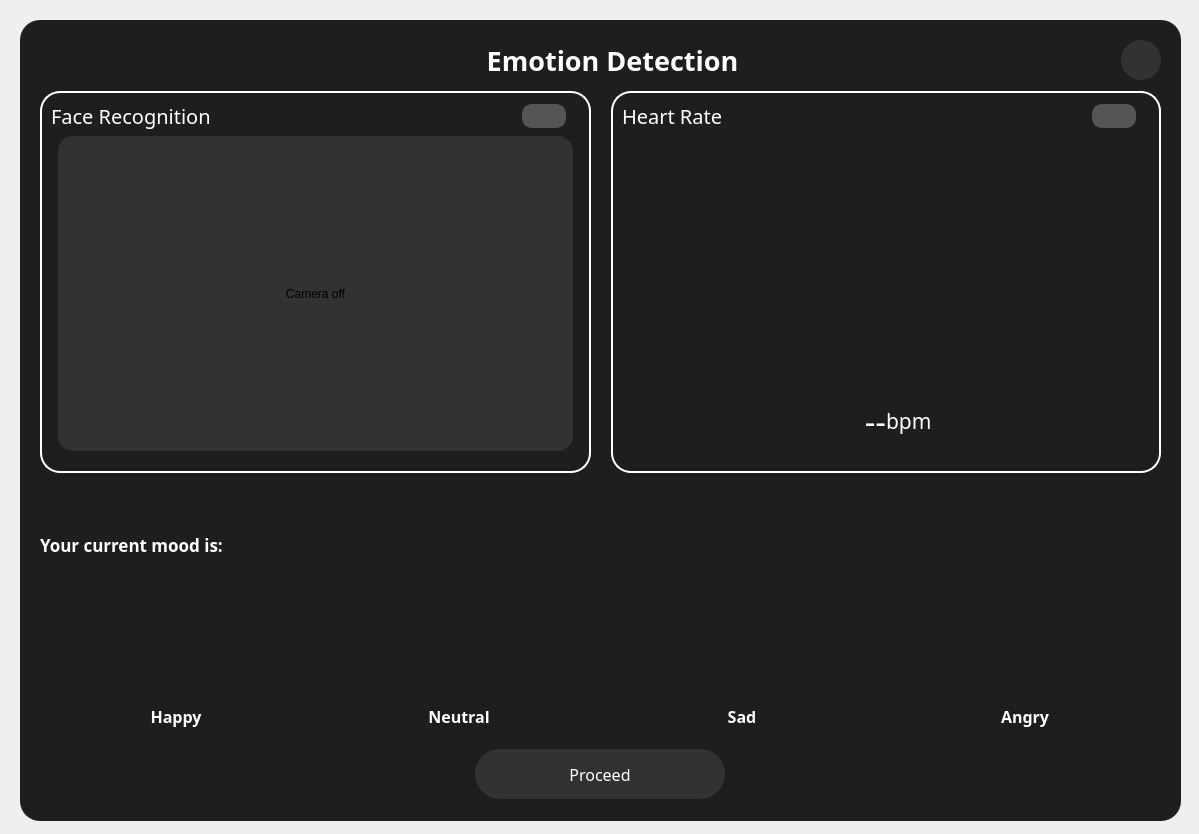
<?xml version="1.0" encoding="UTF-8"?>
<ui version="4.0">
 <class>Form</class>
 <widget class="QWidget" name="Form">
  <property name="geometry">
   <rect>
    <x>0</x>
    <y>0</y>
    <width>1199</width>
    <height>834</height>
   </rect>
  </property>
  <property name="windowTitle">
   <string>Form</string>
  </property>
  <widget class="QFrame" name="frame">
   <property name="geometry">
    <rect>
     <x>20</x>
     <y>20</y>
     <width>1161</width>
     <height>801</height>
    </rect>
   </property>
   <property name="styleSheet">
    <string notr="true">background-color: rgb(30, 30, 30);
border-radius:20px;</string>
   </property>
   <property name="frameShape">
    <enum>QFrame::StyledPanel</enum>
   </property>
   <property name="frameShadow">
    <enum>QFrame::Raised</enum>
   </property>
   <layout class="QVBoxLayout" name="verticalLayout" stretch="1,1,1,1,1">
    <property name="spacing">
     <number>11</number>
    </property>
    <property name="leftMargin">
     <number>20</number>
    </property>
    <property name="topMargin">
     <number>20</number>
    </property>
    <property name="rightMargin">
     <number>20</number>
    </property>
    <property name="bottomMargin">
     <number>22</number>
    </property>
    <item>
     <layout class="QHBoxLayout" name="horizontalLayout_2" stretch="1,1,0,1">
      <item>
       <spacer name="horizontalSpacer">
        <property name="orientation">
         <enum>Qt::Horizontal</enum>
        </property>
        <property name="sizeType">
         <enum>QSizePolicy::Fixed</enum>
        </property>
        <property name="sizeHint" stdset="0">
         <size>
          <width>167</width>
          <height>20</height>
         </size>
        </property>
       </spacer>
      </item>
      <item>
       <widget class="QLabel" name="label">
        <property name="maximumSize">
         <size>
          <width>16777215</width>
          <height>16777215</height>
         </size>
        </property>
        <property name="font">
         <font>
          <family>Plus Jakarta Sans ExtraBold</family>
          <pointsize>20</pointsize>
          <weight>75</weight>
          <bold>true</bold>
         </font>
        </property>
        <property name="styleSheet">
         <string notr="true">color: rgb(255, 255, 255);</string>
        </property>
        <property name="text">
         <string>Emotion Detection</string>
        </property>
        <property name="alignment">
         <set>Qt::AlignCenter</set>
        </property>
       </widget>
      </item>
      <item>
       <spacer name="horizontalSpacer_2">
        <property name="orientation">
         <enum>Qt::Horizontal</enum>
        </property>
        <property name="sizeType">
         <enum>QSizePolicy::Fixed</enum>
        </property>
        <property name="sizeHint" stdset="0">
         <size>
          <width>92</width>
          <height>0</height>
         </size>
        </property>
       </spacer>
      </item>
      <item>
       <widget class="QPushButton" name="pushButton">
        <property name="maximumSize">
         <size>
          <width>40</width>
          <height>40</height>
         </size>
        </property>
        <property name="styleSheet">
         <string notr="true">background-color: rgb(50, 50, 50);
border-radius:20px;</string>
        </property>
        <property name="text">
         <string/>
        </property>
        <property name="icon">
         <iconset resource="../../res.qrc">
          <normaloff>:/images/media/x.svg</normaloff>:/images/media/x.svg</iconset>
        </property>
        <property name="iconSize">
         <size>
          <width>25</width>
          <height>25</height>
         </size>
        </property>
       </widget>
      </item>
     </layout>
    </item>
    <item>
     <layout class="QHBoxLayout" name="horizontalLayout_4" stretch="0,0">
      <property name="spacing">
       <number>20</number>
      </property>
      <property name="bottomMargin">
       <number>0</number>
      </property>
      <item>
       <widget class="QFrame" name="frame_2">
        <property name="styleSheet">
         <string notr="true">#frame_2 {
    border: 2px solid white;
}
</string>
        </property>
        <property name="frameShape">
         <enum>QFrame::StyledPanel</enum>
        </property>
        <property name="frameShadow">
         <enum>QFrame::Raised</enum>
        </property>
        <layout class="QVBoxLayout" name="verticalLayout_3" stretch="1,2">
         <property name="bottomMargin">
          <number>20</number>
         </property>
         <item>
          <layout class="QHBoxLayout" name="horizontalLayout_6" stretch="0,0">
           <property name="rightMargin">
            <number>8</number>
           </property>
           <item>
            <widget class="QLabel" name="label_5">
             <property name="font">
              <font>
               <family>Plus Jakarta Sans ExtraBold</family>
               <pointsize>15</pointsize>
              </font>
             </property>
             <property name="styleSheet">
              <string notr="true">color: rgb(255, 255, 255);</string>
             </property>
             <property name="text">
              <string>Face Recognition</string>
             </property>
            </widget>
           </item>
           <item>
            <widget class="QCheckBox" name="checkBox">
             <property name="minimumSize">
              <size>
               <width>0</width>
               <height>0</height>
              </size>
             </property>
             <property name="maximumSize">
              <size>
               <width>50</width>
               <height>16777215</height>
              </size>
             </property>
             <property name="styleSheet">
              <string notr="true">QCheckBox {
    spacing: 5px;
}

QCheckBox::indicator {
    width: 40px;
    height: 20px;
    border-radius: 10px; /* Makes it round (half of height) */
}

/* The OFF state (Gray) */
QCheckBox::indicator:unchecked {
    background-color: #555555;
    border: 2px solid #555555;
    /* To add a circle knob, you usually need an image here, 
       but we can simulate the &quot;track&quot; look with colors */
}

/* The ON state (Green/Blue) */
QCheckBox::indicator:checked {
    background-color: #00b894; /* Green color */
    border: 2px solid #00b894;
}</string>
             </property>
             <property name="text">
              <string/>
             </property>
            </widget>
           </item>
          </layout>
         </item>
         <item alignment="Qt::AlignHCenter">
          <widget class="QLabel" name="label_6">
           <property name="minimumSize">
            <size>
             <width>515</width>
             <height>315</height>
            </size>
           </property>
           <property name="maximumSize">
            <size>
             <width>16777215</width>
             <height>16777215</height>
            </size>
           </property>
           <property name="styleSheet">
            <string notr="true">background-color: rgb(50, 50, 50);
border-radius:15px;</string>
           </property>
           <property name="text">
            <string>Camera off</string>
           </property>
           <property name="alignment">
            <set>Qt::AlignCenter</set>
           </property>
          </widget>
         </item>
        </layout>
       </widget>
      </item>
      <item>
       <widget class="QFrame" name="frame_3">
        <property name="styleSheet">
         <string notr="true">#frame_3 {
    border: 2px solid white;
}
</string>
        </property>
        <property name="frameShape">
         <enum>QFrame::StyledPanel</enum>
        </property>
        <property name="frameShadow">
         <enum>QFrame::Raised</enum>
        </property>
        <layout class="QVBoxLayout" name="verticalLayout_7" stretch="0,3,1">
         <property name="spacing">
          <number>0</number>
         </property>
         <item>
          <layout class="QHBoxLayout" name="horizontalLayout_7" stretch="0,0">
           <property name="rightMargin">
            <number>8</number>
           </property>
           <item>
            <widget class="QLabel" name="label_13">
             <property name="font">
              <font>
               <family>Plus Jakarta Sans ExtraBold</family>
               <pointsize>15</pointsize>
              </font>
             </property>
             <property name="styleSheet">
              <string notr="true">color: rgb(255, 255, 255);</string>
             </property>
             <property name="text">
              <string>Heart Rate</string>
             </property>
            </widget>
           </item>
           <item>
            <widget class="QCheckBox" name="checkBox_2">
             <property name="minimumSize">
              <size>
               <width>0</width>
               <height>0</height>
              </size>
             </property>
             <property name="maximumSize">
              <size>
               <width>50</width>
               <height>16777215</height>
              </size>
             </property>
             <property name="styleSheet">
              <string notr="true">QCheckBox {
    spacing: 5px;
}

QCheckBox::indicator {
    width: 40px;
    height: 20px;
    border-radius: 10px; /* Makes it round (half of height) */
}

/* The OFF state (Gray) */
QCheckBox::indicator:unchecked {
    background-color: #555555;
    border: 2px solid #555555;
    /* To add a circle knob, you usually need an image here, 
       but we can simulate the &quot;track&quot; look with colors */
}

/* The ON state (Green/Blue) */
QCheckBox::indicator:checked {
    background-color: #00b894; /* Green color */
    border: 2px solid #00b894;
}</string>
             </property>
             <property name="text">
              <string/>
             </property>
            </widget>
           </item>
          </layout>
         </item>
         <item alignment="Qt::AlignHCenter">
          <widget class="QLabel" name="label_14">
           <property name="maximumSize">
            <size>
             <width>280</width>
             <height>16777215</height>
            </size>
           </property>
           <property name="text">
            <string/>
           </property>
           <property name="pixmap">
            <pixmap resource="../../res.qrc">:/images/media/normal.png</pixmap>
           </property>
           <property name="scaledContents">
            <bool>true</bool>
           </property>
          </widget>
         </item>
         <item>
          <layout class="QHBoxLayout" name="horizontalLayout_5">
           <item>
            <widget class="QLabel" name="label_15">
             <property name="font">
              <font>
               <family>Noto Serif JP SemiBold</family>
               <pointsize>25</pointsize>
              </font>
             </property>
             <property name="styleSheet">
              <string notr="true">color: rgb(255, 255, 255);</string>
             </property>
             <property name="text">
              <string>--</string>
             </property>
             <property name="alignment">
              <set>Qt::AlignRight|Qt::AlignTrailing|Qt::AlignVCenter</set>
             </property>
            </widget>
           </item>
           <item>
            <widget class="QLabel" name="label_16">
             <property name="font">
              <font>
               <family>Plus Jakarta Sans Medium</family>
               <pointsize>16</pointsize>
              </font>
             </property>
             <property name="styleSheet">
              <string notr="true">color: rgb(255, 255, 255);</string>
             </property>
             <property name="text">
              <string>bpm</string>
             </property>
            </widget>
           </item>
          </layout>
         </item>
        </layout>
       </widget>
      </item>
     </layout>
    </item>
    <item>
     <widget class="QLabel" name="label_3">
      <property name="font">
       <font>
        <family>Plus Jakarta Sans SemiBold</family>
        <pointsize>13</pointsize>
        <weight>75</weight>
        <bold>true</bold>
       </font>
      </property>
      <property name="styleSheet">
       <string notr="true">color: rgb(255, 255, 255);</string>
      </property>
      <property name="text">
       <string>Your current mood is:</string>
      </property>
     </widget>
    </item>
    <item>
     <layout class="QHBoxLayout" name="horizontalLayout">
      <item>
       <layout class="QVBoxLayout" name="verticalLayout_2" stretch="2,0">
        <property name="spacing">
         <number>0</number>
        </property>
        <property name="bottomMargin">
         <number>10</number>
        </property>
        <item>
         <widget class="QLabel" name="label_2">
          <property name="text">
           <string/>
          </property>
          <property name="pixmap">
           <pixmap resource="../../res.qrc">:/images/media/gray-smile.png</pixmap>
          </property>
          <property name="alignment">
           <set>Qt::AlignCenter</set>
          </property>
         </widget>
        </item>
        <item>
         <widget class="QLabel" name="label_4">
          <property name="maximumSize">
           <size>
            <width>16777215</width>
            <height>35</height>
           </size>
          </property>
          <property name="font">
           <font>
            <family>Plus Jakarta Sans ExtraBold</family>
            <pointsize>12</pointsize>
            <weight>75</weight>
            <bold>true</bold>
           </font>
          </property>
          <property name="styleSheet">
           <string notr="true">color: rgb(255, 255, 255);</string>
          </property>
          <property name="text">
           <string>Happy</string>
          </property>
          <property name="alignment">
           <set>Qt::AlignCenter</set>
          </property>
         </widget>
        </item>
       </layout>
      </item>
      <item>
       <layout class="QVBoxLayout" name="verticalLayout_5" stretch="2,0">
        <property name="spacing">
         <number>0</number>
        </property>
        <property name="bottomMargin">
         <number>10</number>
        </property>
        <item>
         <widget class="QLabel" name="label_9">
          <property name="text">
           <string/>
          </property>
          <property name="pixmap">
           <pixmap resource="../../res.qrc">:/images/media/gray-neutral.png</pixmap>
          </property>
          <property name="alignment">
           <set>Qt::AlignCenter</set>
          </property>
         </widget>
        </item>
        <item>
         <widget class="QLabel" name="label_10">
          <property name="maximumSize">
           <size>
            <width>16777215</width>
            <height>35</height>
           </size>
          </property>
          <property name="font">
           <font>
            <family>Plus Jakarta Sans ExtraBold</family>
            <pointsize>12</pointsize>
            <weight>75</weight>
            <bold>true</bold>
           </font>
          </property>
          <property name="styleSheet">
           <string notr="true">color: rgb(255, 255, 255);</string>
          </property>
          <property name="text">
           <string>Neutral</string>
          </property>
          <property name="alignment">
           <set>Qt::AlignCenter</set>
          </property>
         </widget>
        </item>
       </layout>
      </item>
      <item>
       <layout class="QVBoxLayout" name="verticalLayout_4" stretch="2,0">
        <property name="spacing">
         <number>0</number>
        </property>
        <property name="bottomMargin">
         <number>10</number>
        </property>
        <item>
         <widget class="QLabel" name="label_7">
          <property name="text">
           <string/>
          </property>
          <property name="pixmap">
           <pixmap resource="../../res.qrc">:/images/media/gray-sad.png</pixmap>
          </property>
          <property name="alignment">
           <set>Qt::AlignCenter</set>
          </property>
         </widget>
        </item>
        <item>
         <widget class="QLabel" name="label_8">
          <property name="maximumSize">
           <size>
            <width>16777215</width>
            <height>35</height>
           </size>
          </property>
          <property name="font">
           <font>
            <family>Plus Jakarta Sans ExtraBold</family>
            <pointsize>12</pointsize>
            <weight>75</weight>
            <bold>true</bold>
           </font>
          </property>
          <property name="styleSheet">
           <string notr="true">color: rgb(255, 255, 255);</string>
          </property>
          <property name="text">
           <string>Sad</string>
          </property>
          <property name="alignment">
           <set>Qt::AlignCenter</set>
          </property>
         </widget>
        </item>
       </layout>
      </item>
      <item>
       <layout class="QVBoxLayout" name="verticalLayout_6" stretch="2,0">
        <property name="spacing">
         <number>0</number>
        </property>
        <property name="bottomMargin">
         <number>10</number>
        </property>
        <item>
         <widget class="QLabel" name="label_11">
          <property name="text">
           <string/>
          </property>
          <property name="pixmap">
           <pixmap resource="../../res.qrc">:/images/media/gray-angry.png</pixmap>
          </property>
          <property name="alignment">
           <set>Qt::AlignCenter</set>
          </property>
         </widget>
        </item>
        <item>
         <widget class="QLabel" name="label_12">
          <property name="maximumSize">
           <size>
            <width>16777215</width>
            <height>35</height>
           </size>
          </property>
          <property name="font">
           <font>
            <family>Plus Jakarta Sans ExtraBold</family>
            <pointsize>12</pointsize>
            <weight>75</weight>
            <bold>true</bold>
           </font>
          </property>
          <property name="styleSheet">
           <string notr="true">color: rgb(255, 255, 255);</string>
          </property>
          <property name="text">
           <string>Angry</string>
          </property>
          <property name="alignment">
           <set>Qt::AlignCenter</set>
          </property>
         </widget>
        </item>
       </layout>
      </item>
     </layout>
    </item>
    <item>
     <layout class="QHBoxLayout" name="horizontalLayout_3" stretch="2">
      <item>
       <widget class="QPushButton" name="pushButton_3">
        <property name="minimumSize">
         <size>
          <width>0</width>
          <height>50</height>
         </size>
        </property>
        <property name="maximumSize">
         <size>
          <width>250</width>
          <height>16777215</height>
         </size>
        </property>
        <property name="font">
         <font>
          <family>Plus Jakarta Sans SemiBold</family>
          <pointsize>12</pointsize>
         </font>
        </property>
        <property name="styleSheet">
         <string notr="true">color: rgb(255, 255, 255);
background-color: rgb(50, 50, 50);
border-radius:25px;</string>
        </property>
        <property name="text">
         <string>Proceed</string>
        </property>
       </widget>
      </item>
     </layout>
    </item>
   </layout>
  </widget>
 </widget>
 <resources>
  <include location="../../res.qrc"/>
 </resources>
 <connections/>
</ui>
